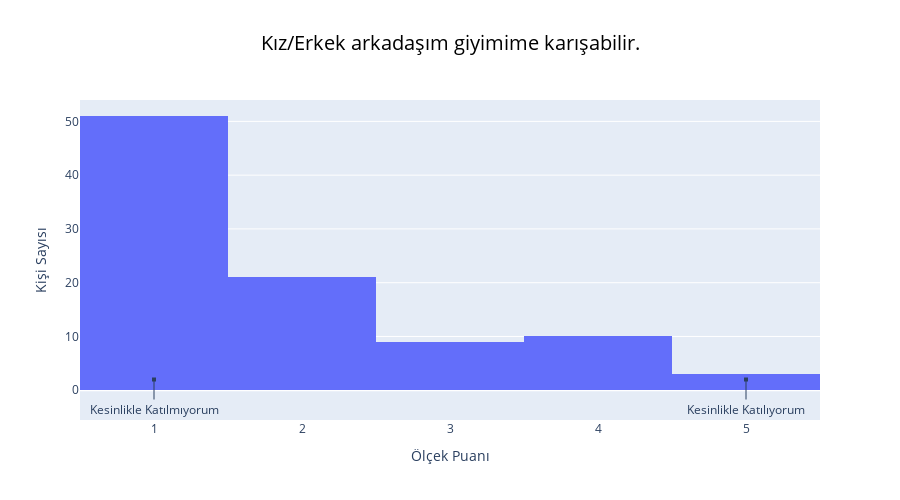

The cell this chart's notebook holds for it:
### Code cell
# Histogram grafiği
fig = go.Figure()

fig.add_trace(go.Histogram(
    x=df['likert_5'],
    nbinsx=5
))

# Caption başlığı
caption_text = ""

fig.update_layout(
    title_x=0.5,
    title_font_size=20,
    title_font_color="Black",
    title_text="Kız/Erkek arkadaşım giyimime karışabilir.",
    xaxis_title_text="Ölçek Puanı",
    yaxis_title_text="Kişi Sayısı",
    width=900,
    height=500,
    annotations=[
        dict(
            x=1,
            y=2,
            xref="x",
            yref="y",
            text="Kesinlikle Katılmıyorum",
            showarrow=True,
            arrowhead=7,
            ax=0,
            ay=30
        ),
        dict(
            x=5,
            y=2,
            xref="x",
            yref="y",
            text="Kesinlikle Katılıyorum",
            showarrow=True,
            arrowhead=7,
            ax=0,
            ay=30
        ),
        dict(
            x=0.5,
            y=1.125,
            xref='paper',
            yref='paper',
            text=caption_text,
            showarrow=False,
            font=dict(
                size=20,
                color='Black'
            )
        )
    ]
)

fig.show()

### Figure 1 — Plotly figure (JSON) as saved in the notebook; plotly's stock layout.template omitted (floating-point values rounded to 4 significant figures)
{"data": [{"nbinsx": 5, "type": "histogram", "x": [4, 1, 3, 5, 1, 4, 2, 1, 1, 2, 2, 1, 4, 1, 1, 4, 3, 1, 1, 1, 1, 2, 1, 2, 2, 2, 5, 2, 1, 2, 2, 1, 1, 1, 1, 1, 3, 2, 1, 4, 1, 1, 1, 2, 1, 1, 3, 1, 1, 4, 4, 1, 4, 1, 5, 1, 1, 2, 1, 2, 1, 2, 3, 4, 1, 2, 2, 1, 1, 3, 2, 3, 1, 1, 1, 4, 1, 3, 1, 1, 1, 1, 1, 3, 2, 1, 1, 2, 1, 2, 1, 1, 1, 1]}], "layout": {"annotations": [{"arrowhead": 7, "ax": 0, "ay": 30, "showarrow": true, "text": "Kesinlikle Katılmıyorum", "x": 1, "xref": "x", "y": 2, "yref": "y"}, {"arrowhead": 7, "ax": 0, "ay": 30, "showarrow": true, "text": "Kesinlikle Katılıyorum", "x": 5, "xref": "x", "y": 2, "yref": "y"}, {"font": {"color": "Black", "size": 20}, "showarrow": false, "text": "", "x": 0.5, "xref": "paper", "y": 1.125, "yref": "paper"}], "height": 500, "title": {"font": {"color": "Black", "size": 20}, "text": "Kız/Erkek arkadaşım giyimime karışabilir.", "x": 0.5}, "width": 900, "xaxis": {"title": {"text": "Ölçek Puanı"}}, "yaxis": {"title": {"text": "Kişi Sayısı"}}}}
